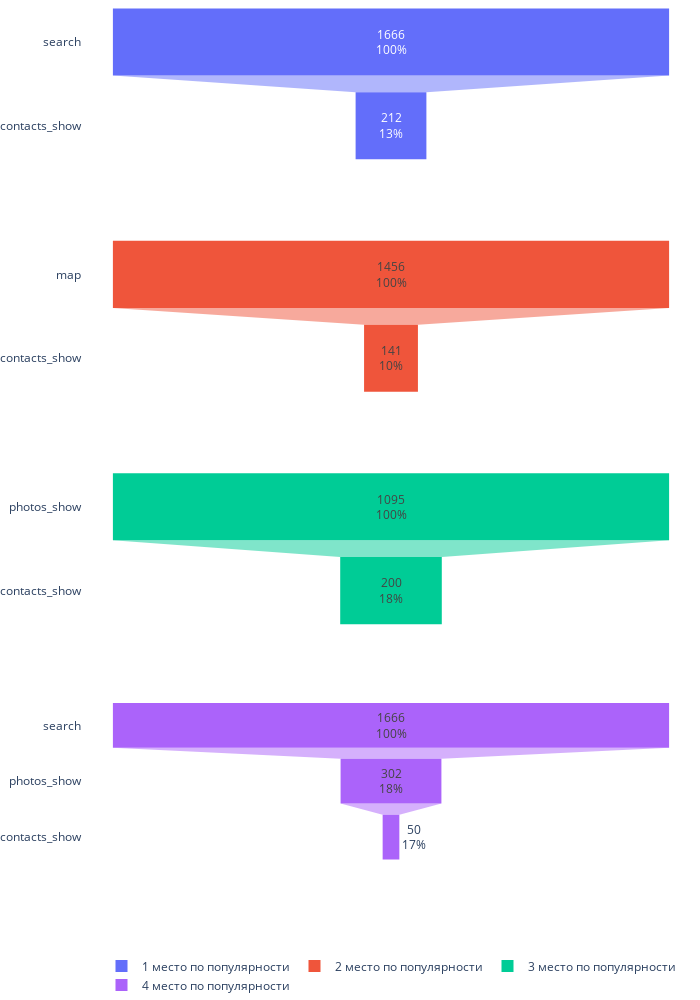

This figure's notebook cell:
### Markdown cell above
Построим воронки для наиболее популярных сценариев, доля которых среди всех паттернов превышает 5%

### Code cell
# Задаём временной интервал разделения потоков
delta = timedelta(minutes=45)

# Загружаем события
events = data_m.loc[:, ['user_id','event_name', 'event_time']]
events.columns = ['distinct_id', 'name', 'time']

# Выберем сценарии, доля которых больше 5%
flows = flow_data_grouped.loc[flow_data_grouped['part'] > 5]
funnel_number = len(flows)
flows = flows['duration'].nlargest(funnel_number)
fig = plotly.subplots.make_subplots(rows=funnel_number, cols=1)
str_pos, col_pos = 1, 1

for i in range(funnel_number):
    # В steps заложена желаемая последовательность!
    steps = flows.index[i].split(', ')
    plot_stacked_funnel(events, steps, str_pos, col_pos, step_interval=delta, h=1000, w=700)
    str_pos += 1
fig.show()

### Figure 1 — Plotly figure (JSON) as saved in the notebook; plotly's stock layout.template omitted (floating-point values rounded to 4 significant figures)
{"data": [{"name": "1 место по популярности", "textinfo": "value+percent previous", "type": "funnel", "x": [1666, 212], "xaxis": "x", "y": ["search", "contacts_show"], "yaxis": "y"}, {"name": "2 место по популярности", "textinfo": "value+percent previous", "type": "funnel", "x": [1456, 141], "xaxis": "x2", "y": ["map", "contacts_show"], "yaxis": "y2"}, {"name": "3 место по популярности", "textinfo": "value+percent previous", "type": "funnel", "x": [1095, 200], "xaxis": "x3", "y": ["photos_show", "contacts_show"], "yaxis": "y3"}, {"name": "4 место по популярности", "textinfo": "value+percent previous", "type": "funnel", "x": [1666, 302, 50], "xaxis": "x4", "y": ["search", "photos_show", "contacts_show"], "yaxis": "y4"}], "layout": {"height": 1000, "hovermode": "x", "legend": {"orientation": "h", "x": 0.5, "xanchor": "center"}, "margin": {"b": 0, "l": 0, "r": 0, "t": 0}, "paper_bgcolor": "rgba(0,0,0,0)", "plot_bgcolor": "rgba(0,0,0,0)", "width": 700, "xaxis": {"anchor": "y", "domain": [0, 1]}, "xaxis2": {"anchor": "y2", "domain": [0, 1]}, "xaxis3": {"anchor": "y3", "domain": [0, 1]}, "xaxis4": {"anchor": "y4", "domain": [0, 1]}, "yaxis": {"anchor": "x", "domain": [0.8063, 1]}, "yaxis2": {"anchor": "x2", "domain": [0.5375, 0.7312]}, "yaxis3": {"anchor": "x3", "domain": [0.2687, 0.4625]}, "yaxis4": {"anchor": "x4", "domain": [0, 0.1938]}}}
